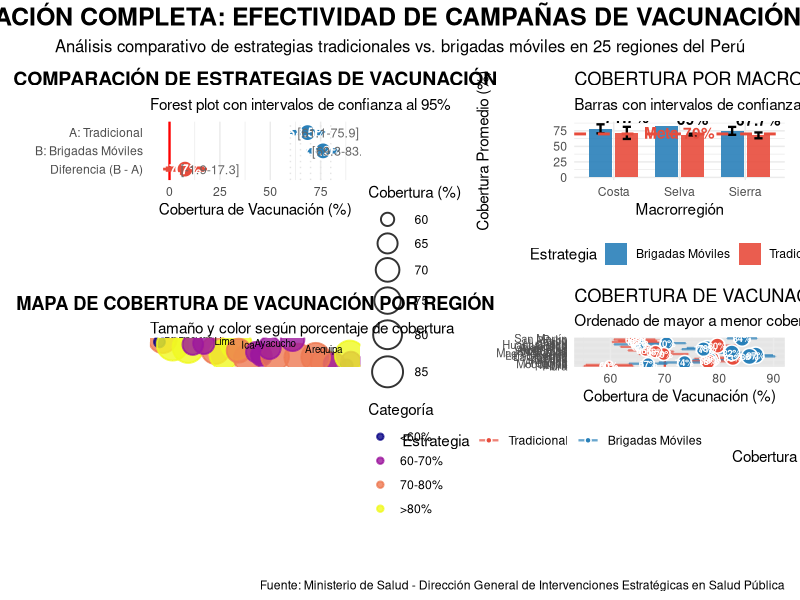

Write the R code that produced this figure.
library(ggplot2)
library(dplyr)
library(tidyr)
library(patchwork)
library(maps)
library(viridis)

# Configuración
set.seed(123)
options(scipen = 999)

# --- DATOS INICIALES ---
cobertura_A <- 68.5
sd_A <- 12.3
n_A <- 13

cobertura_B <- 76.2
sd_B <- 10.8
n_B <- 12

total_regiones <- n_A + n_B

cat("EVALUACIÓN DE EFECTIVIDAD DE CAMPAÑAS DE VACUNACIÓN\n")
cat("===================================================\n")
cat("MINSA -", total_regiones, "regiones del Perú\n\n")

# --- a) INTERVALOS DE CONFIANZA AL 95% ---
t_critico_A <- qt(0.975, df = n_A - 1)
t_critico_B <- qt(0.975, df = n_B - 1)

se_A <- sd_A / sqrt(n_A)
se_B <- sd_B / sqrt(n_B)

ic_A_inf <- cobertura_A - t_critico_A * se_A
ic_A_sup <- cobertura_A + t_critico_A * se_A

ic_B_inf <- cobertura_B - t_critico_B * se_B
ic_B_sup <- cobertura_B + t_critico_B * se_B

cat("a) INTERVALOS DE CONFIANZA AL 95%:\n")
cat("----------------------------------\n")
cat("Estrategia A: [", round(ic_A_inf, 1), "-", round(ic_A_sup, 1), "] %\n")
cat("Estrategia B: [", round(ic_B_inf, 1), "-", round(ic_B_sup, 1), "] %\n\n")

# --- d) INTERVALO DE CONFIANZA PARA DIFERENCIA ---
diferencia <- cobertura_B - cobertura_A
se_diferencia <- sqrt((sd_A^2 / n_A) + (sd_B^2 / n_B))

df_diferencia <- (se_diferencia^4) / 
  (((sd_A^2 / n_A)^2 / (n_A - 1)) + ((sd_B^2 / n_B)^2 / (n_B - 1)))

t_critico_diff <- qt(0.975, df = df_diferencia)

ic_diff_inf <- diferencia - t_critico_diff * se_diferencia
ic_diff_sup <- diferencia + t_critico_diff * se_diferencia

cat("d) DIFERENCIA ENTRE ESTRATEGIAS:\n")
cat("-------------------------------\n")
cat("Diferencia (B - A):", round(diferencia, 1), "%\n")
cat("IC 95% diferencia: [", round(ic_diff_inf, 1), "-", round(ic_diff_sup, 1), "] %\n")
cat("¿Diferencia significativa?", ifelse(ic_diff_inf > 0, "SÍ", "NO"), "\n\n")

# --- b) FOREST PLOT COMPARATIVO ---
datos_forest <- data.frame(
  Estrategia = c("A: Tradicional", "B: Brigadas Móviles", "Diferencia (B - A)"),
  Punto = c(cobertura_A, cobertura_B, diferencia),
  IC_inf = c(ic_A_inf, ic_B_inf, ic_diff_inf),
  IC_sup = c(ic_A_sup, ic_B_sup, ic_diff_sup),
  Tipo = c("Estrategia", "Estrategia", "Diferencia")
)

forest_plot <- ggplot(datos_forest, aes(x = Punto, y = factor(Estrategia, levels = rev(Estrategia)))) +
  geom_vline(xintercept = 0, color = "red", linetype = "solid", size = 0.8) +
  geom_vline(xintercept = seq(60, 80, 5), color = "gray90", linetype = "dotted") +
  geom_errorbarh(aes(xmin = IC_inf, xmax = IC_sup, color = Tipo), 
                 height = 0.15, size = 1.8) +
  geom_point(aes(fill = Tipo), size = 5, shape = 21, color = "white", stroke = 1.2) +
  geom_text(aes(label = paste0(round(Punto, 1), "%")), 
            color = "white", fontface = "bold", size = 3.5) +
  geom_text(aes(x = IC_sup + 3, label = paste0("[", round(IC_inf, 1), "-", round(IC_sup, 1), "]")),
            size = 3.2, color = "gray40") +
  scale_color_manual(values = c("#E74C3C", "#2980B9", "#27AE60")) +
  scale_fill_manual(values = c("#E74C3C", "#2980B9", "#27AE60")) +
  scale_x_continuous(limits = c(-5, 90)) +
  labs(
    title = "COMPARACIÓN DE ESTRATEGIAS DE VACUNACIÓN",
    subtitle = "Forest plot con intervalos de confianza al 95%",
    x = "Cobertura de Vacunación (%)",
    y = ""
  ) +
  theme_minimal() +
  theme(
    legend.position = "none",
    plot.title = element_text(face = "bold", size = 14, hjust = 0.5),
    panel.grid.major.y = element_blank()
  )

# --- c) GRÁFICO DE BARRAS AGRUPADAS POR REGIÓN ---
regiones_peru <- c(
  "Tumbes", "Piura", "Lambayeque", "La Libertad", "Ancash", "Lima", "Ica", "Arequipa", "Moquegua", "Tacna",
  "Cajamarca", "Amazonas", "San Martín", "Huánuco", "Pasco", "Junín", "Huancavelica", "Ayacucho", "Apurímac", "Cusco", "Puno",
  "Loreto", "Ucayali", "Madre de Dios"
)

macroregion <- c(
  rep("Costa", 10),  # 10 regiones costa
  rep("Sierra", 11), # 11 regiones sierra  
  rep("Selva", 3)    # 3 regiones selva
)

# Simular datos regionales
set.seed(456)
datos_regionales <- data.frame(
  Region = regiones_peru,
  Macroregion = macroregion
) %>%
  group_by(Macroregion) %>%
  mutate(
    Estrategia = sample(rep(c("A", "B"), length.out = n())),
    Cobertura_base = ifelse(Estrategia == "A", cobertura_A, cobertura_B),
    Variabilidad = ifelse(Estrategia == "A", sd_A/2, sd_B/2),
    Cobertura = rnorm(n(), mean = Cobertura_base, sd = Variabilidad),
    Cobertura = pmax(50, pmin(90, Cobertura)),
    n_muestras = sample(5:15, n(), replace = TRUE),
    se_region = Variabilidad / sqrt(n_muestras),
    ic_inf_region = Cobertura - 1.96 * se_region,
    ic_sup_region = Cobertura + 1.96 * se_region
  )

datos_barras <- datos_regionales %>%
  group_by(Macroregion, Estrategia) %>%
  summarise(
    Cobertura_promedio = mean(Cobertura),
    se = sd(Cobertura) / sqrt(n()),
    .groups = 'drop'
  ) %>%
  mutate(
    Estrategia_nombre = ifelse(Estrategia == "A", "Tradicional", "Brigadas Móviles"),
    ic_inf = Cobertura_promedio - 1.96 * se,
    ic_sup = Cobertura_promedio + 1.96 * se
  )

grafico_barras <- ggplot(datos_barras, aes(x = Macroregion, y = Cobertura_promedio, fill = Estrategia_nombre)) +
  geom_col(position = position_dodge(0.8), width = 0.7, alpha = 0.9) +
  geom_errorbar(aes(ymin = ic_inf, ymax = ic_sup),
                position = position_dodge(0.8), width = 0.25, size = 0.8) +
  geom_text(aes(label = paste0(round(Cobertura_promedio, 1), "%"), group = Estrategia_nombre),
            position = position_dodge(0.8), vjust = -0.8, fontface = "bold") +
  geom_hline(yintercept = 70, linetype = "dashed", color = "#E74C3C", size = 1) +
  annotate("text", x = 2, y = 72, label = "Meta 70%", color = "#E74C3C", fontface = "bold") +
  scale_fill_manual(values = c("#2980B9", "#E74C3C")) +
  labs(
    title = "COBERTURA POR MACRORREGIÓN Y ESTRATEGIA",
    subtitle = "Barras con intervalos de confianza al 95%",
    x = "Macrorregión",
    y = "Cobertura Promedio (%)",
    fill = "Estrategia"
  ) +
  theme_minimal() +
  theme(legend.position = "bottom")

# --- e) MAPA DEL PERÚ CON COBERTURAS ---
# Crear datos de coordenadas aproximadas para las regiones
coordenadas_regiones <- data.frame(
  Region = regiones_peru,
  lat = c(
    -3.57, -5.18, -6.70, -8.11, -9.53, -12.04, -14.06, -16.40, -17.20, -18.01,
    -6.61, -5.95, -6.48, -9.93, -10.69, -11.95, -12.79, -13.16, -13.63, -13.52, -15.84,
    -3.75, -8.38, -12.60
  ),
  lon = c(
    -80.45, -80.63, -79.90, -79.04, -77.53, -77.03, -75.73, -71.54, -70.93, -70.25,
    -78.78, -78.17, -76.37, -76.24, -75.27, -75.00, -74.97, -74.22, -72.94, -71.97, -70.02,
    -73.25, -74.53, -70.08
  )
)

datos_mapa <- datos_regionales %>%
  left_join(coordenadas_regiones, by = "Region") %>%
  mutate(
    Categoria = cut(Cobertura, 
                    breaks = c(0, 60, 70, 80, 100),
                    labels = c("<60%", "60-70%", "70-80%", ">80%"),
                    include.lowest = TRUE)
  )

mapa_peru <- ggplot(datos_mapa, aes(x = lon, y = lat)) +
  geom_point(aes(size = Cobertura, color = Categoria, fill = Categoria), 
             alpha = 0.8, shape = 21, stroke = 1) +
  geom_text(aes(label = Region), size = 2.5, hjust = 0.5, vjust = -1.2, check_overlap = TRUE) +
  scale_size_continuous(range = c(3, 10), name = "Cobertura (%)") +
  scale_color_viridis_d(option = "plasma", name = "Categoría") +
  scale_fill_viridis_d(option = "plasma", name = "Categoría") +
  labs(
    title = "MAPA DE COBERTURA DE VACUNACIÓN POR REGIÓN",
    subtitle = "Tamaño y color según porcentaje de cobertura",
    x = "Longitud",
    y = "Latitud"
  ) +
  theme_void() +
  theme(
    plot.title = element_text(face = "bold", hjust = 0.5),
    legend.position = "right"
  )

# --- f) DOT PLOT ORDENADO CON ICs ---
datos_dot <- datos_regionales %>%
  mutate(
    Region = factor(Region),
    Region = reorder(Region, Cobertura)
  )

dot_plot <- ggplot(datos_dot, aes(x = Cobertura, y = Region)) +
  geom_vline(xintercept = 70, linetype = "dashed", color = "#E74C3C", size = 0.8) +
  geom_errorbarh(aes(xmin = ic_inf_region, xmax = ic_sup_region, color = Estrategia), 
                 height = 0.3, size = 0.8, alpha = 0.7) +
  geom_point(aes(fill = Estrategia, size = Cobertura), shape = 21, color = "white", stroke = 0.8) +
  geom_text(aes(label = paste0(round(Cobertura, 0), "%")), 
            color = "white", size = 2.5, fontface = "bold") +
  scale_fill_manual(values = c("#E74C3C", "#2980B9"), 
                    labels = c("Tradicional", "Brigadas Móviles")) +
  scale_color_manual(values = c("#E74C3C", "#2980B9"), 
                     labels = c("Tradicional", "Brigadas Móviles")) +
  scale_size_continuous(range = c(2, 5)) +
  labs(
    title = "COBERTURA DE VACUNACIÓN POR REGIÓN",
    subtitle = "Ordenado de mayor a menor cobertura con intervalos de confianza",
    x = "Cobertura de Vacunación (%)",
    y = "",
    fill = "Estrategia",
    color = "Estrategia"
  ) +
  theme_minimal() +
  theme(
    legend.position = "bottom",
    panel.grid.major.y = element_line(color = "gray90"),
    axis.text.y = element_text(size = 8)
  )

# --- DISEÑO FINAL ---
cat("Generando visualizaciones completas...\n")

# Combinar todos los gráficos
design <- "
AABB
AABB
CCDD
EEFF
EEFF
"

wrap_plots(
  A = forest_plot,
  B = grafico_barras,
  C = mapa_peru,
  D = dot_plot,
  design = design
) +
  plot_annotation(
    title = 'EVALUACIÓN COMPLETA: EFECTIVIDAD DE CAMPAÑAS DE VACUNACIÓN MINSA',
    subtitle = 'Análisis comparativo de estrategias tradicionales vs. brigadas móviles en 25 regiones del Perú',
    caption = 'Fuente: Ministerio de Salud - Dirección General de Intervenciones Estratégicas en Salud Pública',
    theme = theme(
      plot.title = element_text(size = 18, face = "bold", hjust = 0.5),
      plot.subtitle = element_text(size = 12, hjust = 0.5)
    )
  )

# --- RESUMEN ESTADÍSTICO ---
cat("\nRESUMEN ESTADÍSTICO COMPLETO\n")
cat("============================\n")
cat("Estrategia A (Tradicional):\n")
cat("  • Cobertura:", cobertura_A, "%\n")
cat("  • IC 95%: [", round(ic_A_inf, 1), "-", round(ic_A_sup, 1), "] %\n")
cat("  • Regiones:", n_A, "\n\n")

cat("Estrategia B (Brigadas Móviles):\n")
cat("  • Cobertura:", cobertura_B, "%\n")
cat("  • IC 95%: [", round(ic_B_inf, 1), "-", round(ic_B_sup, 1), "] %\n")
cat("  • Regiones:", n_B, "\n\n")

cat("Comparación:\n")
cat("  • Diferencia: +", round(diferencia, 1), "% a favor de Brigadas Móviles\n")
cat("  • IC 95% diferencia: [", round(ic_diff_inf, 1), "-", round(ic_diff_sup, 1), "] %\n")
cat("  • Significancia:", ifelse(ic_diff_inf > 0, "ESTADÍSTICAMENTE SIGNIFICATIVA", "No significativa"), "\n\n")

cat("Distribución por Macrorregión:\n")
cat("  • Costa :", round(mean(datos_regionales$Cobertura[datos_regionales$Macroregion == "Costa"]), 1), "%\n")
cat("  • Sierra:", round(mean(datos_regionales$Cobertura[datos_regionales$Macroregion == "Sierra"]), 1), "%\n")
cat("  • Selva :", round(mean(datos_regionales$Cobertura[datos_regionales$Macroregion == "Selva"]), 1), "%\n")